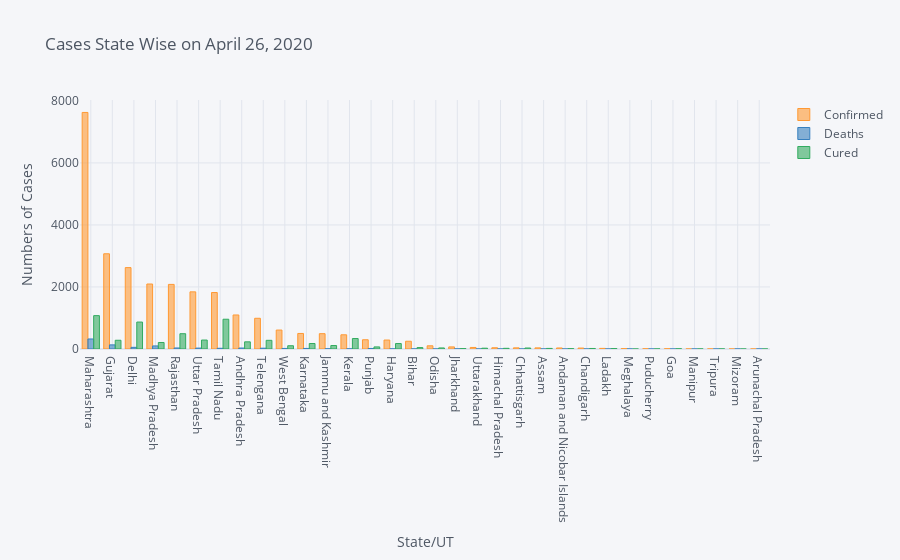

Notebook source saved alongside this figure:
### Code cell
#Visualization
temp_1 = temp[['Confirmed', 'Deaths', 'Cured']]

temp_1.iplot(kind = 'bar',xTitle= 'State/UT' , yTitle='Numbers of Cases',mode = 'markers+lines',
            title = f'Cases State Wise on {now}')

### Figure 1 — Plotly figure (JSON) as saved in the notebook; plotly's stock layout.template omitted (floating-point values rounded to 4 significant figures)
{"data": [{"marker": {"color": "rgba(255, 153, 51, 0.6)", "line": {"color": "rgba(255, 153, 51, 1.0)", "width": 1}}, "name": "Confirmed", "orientation": "v", "text": "", "type": "bar", "x": ["Maharashtra", "Gujarat", "Delhi", "Madhya Pradesh", "Rajasthan", "Uttar Pradesh", "Tamil Nadu", "Andhra Pradesh", "Telengana", "West Bengal", "Karnataka", "Jammu and Kashmir", "Kerala", "Punjab", "Haryana", "Bihar", "Odisha", "Jharkhand", "Uttarakhand", "Himachal Pradesh", "Chhattisgarh", "Assam", "Andaman and Nicobar Islands", "Chandigarh", "Ladakh", "Meghalaya", "Puducherry", "Goa", "Manipur", "Tripura", "Mizoram", "Arunachal Pradesh"], "y": [7628, 3071, 2625, 2096, 2083, 1843, 1821, 1097, 991, 611, 501, 494, 458, 298, 289, 251, 103, 67, 50, 40, 37, 36, 33, 30, 20, 12, 7, 7, 2, 2, 1, 1]}, {"marker": {"color": "rgba(55, 128, 191, 0.6)", "line": {"color": "rgba(55, 128, 191, 1.0)", "width": 1}}, "name": "Deaths", "orientation": "v", "text": "", "type": "bar", "x": ["Maharashtra", "Gujarat", "Delhi", "Madhya Pradesh", "Rajasthan", "Uttar Pradesh", "Tamil Nadu", "Andhra Pradesh", "Telengana", "West Bengal", "Karnataka", "Jammu and Kashmir", "Kerala", "Punjab", "Haryana", "Bihar", "Odisha", "Jharkhand", "Uttarakhand", "Himachal Pradesh", "Chhattisgarh", "Assam", "Andaman and Nicobar Islands", "Chandigarh", "Ladakh", "Meghalaya", "Puducherry", "Goa", "Manipur", "Tripura", "Mizoram", "Arunachal Pradesh"], "y": [323, 133, 54, 99, 33, 29, 23, 31, 26, 18, 18, 6, 4, 17, 3, 2, 1, 3, 0, 1, 0, 1, 0, 0, 0, 1, 0, 0, 0, 0, 0, 0]}, {"marker": {"color": "rgba(50, 171, 96, 0.6)", "line": {"color": "rgba(50, 171, 96, 1.0)", "width": 1}}, "name": "Cured", "orientation": "v", "text": "", "type": "bar", "x": ["Maharashtra", "Gujarat", "Delhi", "Madhya Pradesh", "Rajasthan", "Uttar Pradesh", "Tamil Nadu", "Andhra Pradesh", "Telengana", "West Bengal", "Karnataka", "Jammu and Kashmir", "Kerala", "Punjab", "Haryana", "Bihar", "Odisha", "Jharkhand", "Uttarakhand", "Himachal Pradesh", "Chhattisgarh", "Assam", "Andaman and Nicobar Islands", "Chandigarh", "Ladakh", "Meghalaya", "Puducherry", "Goa", "Manipur", "Tripura", "Mizoram", "Arunachal Pradesh"], "y": [1076, 282, 869, 210, 493, 289, 960, 231, 280, 105, 177, 112, 338, 67, 176, 46, 34, 13, 26, 22, 32, 19, 11, 17, 14, 0, 3, 7, 2, 2, 0, 1]}], "layout": {"legend": {"bgcolor": "#F5F6F9", "font": {"color": "#4D5663"}}, "paper_bgcolor": "#F5F6F9", "plot_bgcolor": "#F5F6F9", "title": {"font": {"color": "#4D5663"}, "text": "Cases State Wise on April 26, 2020"}, "xaxis": {"gridcolor": "#E1E5ED", "showgrid": true, "tickfont": {"color": "#4D5663"}, "title": {"font": {"color": "#4D5663"}, "text": "State/UT"}, "zerolinecolor": "#E1E5ED"}, "yaxis": {"gridcolor": "#E1E5ED", "showgrid": true, "tickfont": {"color": "#4D5663"}, "title": {"font": {"color": "#4D5663"}, "text": "Numbers of Cases"}, "zerolinecolor": "#E1E5ED"}}}
